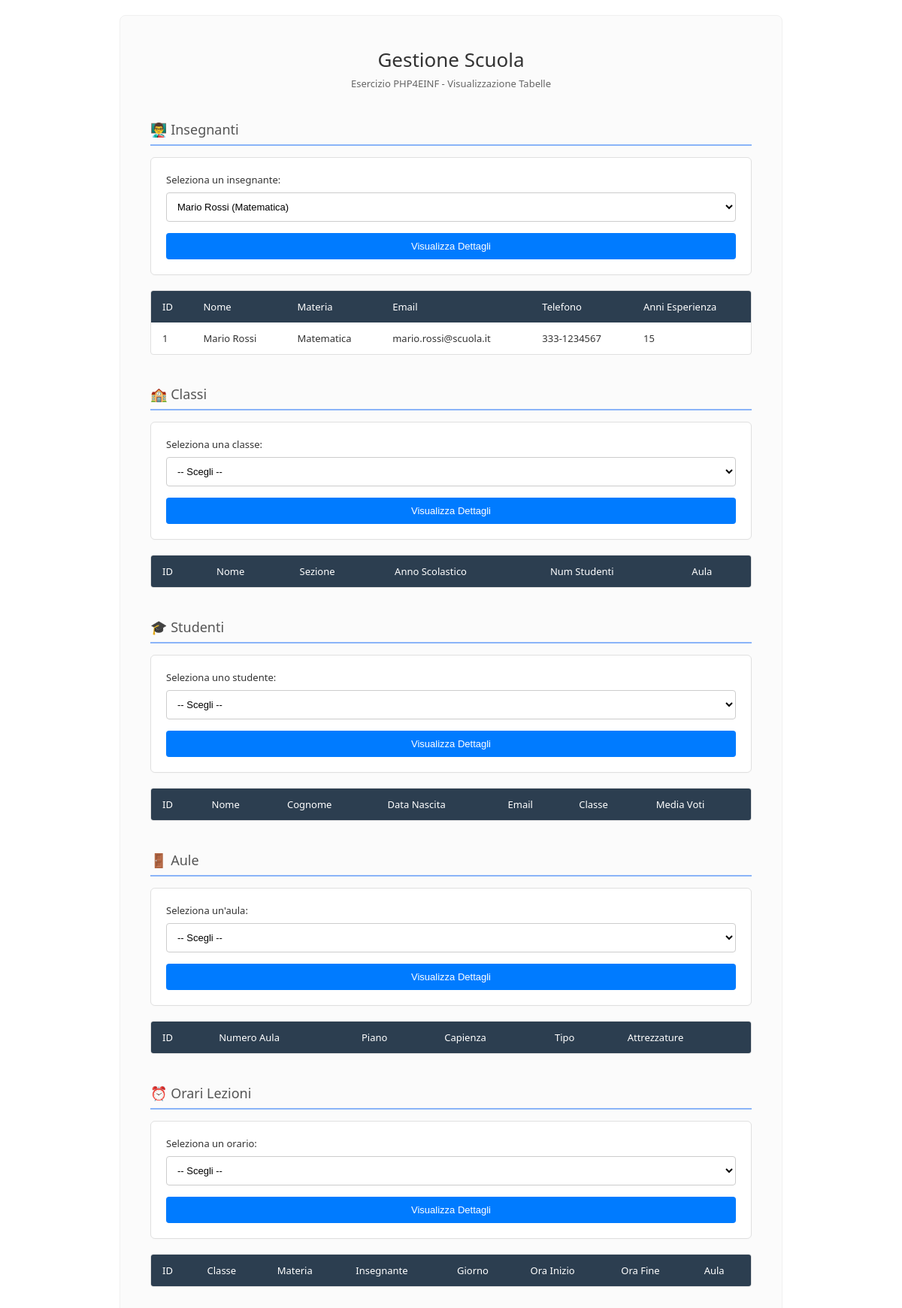
/Es04_Scuola/index.php?insegnante=1, run on the app's committed database.
### tables this page shows
CREATE TABLE `insegnanti` (
    `id` INT AUTO_INCREMENT PRIMARY KEY,
    `nome` VARCHAR(100) NOT NULL,
    `materia` VARCHAR(100) NOT NULL,
    `email` VARCHAR(100),
    `telefono` VARCHAR(20),
    `anni_esperienza` INT
);

### Es04_Scuola/index.php (the view, shortened to what this page needs)
<?php
$con = mysqli_connect("localhost", "root", "", "4e_scuola");
?>
<!DOCTYPE html>
<html lang="it">
<head>
    <link rel="stylesheet" href="style.css">
</head>
<body>
<div class="container">
    <div class="header">
        <h1>Gestione Scuola</h1>
        <p>Esercizio PHP4EINF - Visualizzazione Tabelle</p>
    </div>
    <div class="section">
        <div class="section-title">👨‍🏫 Insegnanti</div>
        <div class="form-container">
            <form action="" method="GET">
                <label>Seleziona un insegnante:</label>
                <select name="insegnante">
                    <?php
                    $result = $con->query("SELECT id, nome, materia FROM insegnanti ORDER BY nome");
                    while ($row = $result->fetch_assoc()) {
                        $sel = "";
                        if (isset($_GET['insegnante']) && $_GET['insegnante'] == $row['id']) {
                            $sel = "selected";
                        }
                        echo "<option value='" . $row['id'] . "' " . $sel . ">" . $row['nome'] . " (" . $row['materia'] . ")</option>";
                    }
                    ?>
                </select>
                <button type="submit">Visualizza Dettagli</button>
            </form>
        </div>
        <div class="table-container">
            <table>
                <thead>
                    <tr>
                        <th>ID</th><th>Nome</th><th>Materia</th>
                        <th>Email</th><th>Telefono</th><th>Anni Esperienza</th>
                    </tr>
                </thead>
                <tbody>
                    <?php
                    if (isset($_GET['insegnante']) && $_GET['insegnante'] != "") {
                        $id = intval($_GET['insegnante']);
                        $result = $con->query("SELECT * FROM insegnanti WHERE id = $id");
                        while ($row = $result->fetch_assoc()) {
                            echo "<tr>";
                            echo "<td>" . $row['id'] . "</td>";
                            echo "<td>" . $row['nome'] . "</td>";
                            echo "<td>" . $row['materia'] . "</td>";
                            echo "<td>" . $row['email'] . "</td>";
                            echo "<td>" . $row['telefono'] . "</td>";
                            echo "<td>" . $row['anni_esperienza'] . "</td>";
                            echo "</tr>";
                        }
                    }
                    ?>
                </tbody>
            </table>
        </div>
    </div>
    <div class="section">
        <div class="section-title">🏫 Classi</div>
        <div class="form-container">
            <form action="" method="GET">
                <label>Seleziona una classe:</label>
                <select name="classe">
                    <option value="">-- Scegli --</option>
                </select>
                <button type="submit">Visualizza Dettagli</button>
            </form>
        </div>
        <div class="table-container">
            <table>
                <thead>
                    <tr>
                        <th>ID</th><th>Nome</th><th>Sezione</th>
                        <th>Anno Scolastico</th><th>Num Studenti</th><th>Aula</th>
                    </tr>
                </thead>
            </table>
        </div>
    </div>
    <div class="section">
        <div class="section-title">🎓 Studenti</div>
        <div class="form-container">
            <form action="" method="GET">
                <label>Seleziona uno studente:</label>
                <select name="studente">
                    <option value="">-- Scegli --</option>
                </select>
                <button type="submit">Visualizza Dettagli</button>
            </form>
        </div>
        <div class="table-container">
            <table>
                <thead>
                    <tr>
                        <th>ID</th><th>Nome</th><th>Cognome</th><th>Data Nascita</th>
                        <th>Email</th><th>Classe</th><th>Media Voti</th>
                    </tr>
                </thead>
            </table>
        </div>
    </div>
    <div class="section">
        <div class="section-title">🚪 Aule</div>
        <div class="form-container">
            <form action="" method="GET">
                <label>Seleziona un'aula:</label>
                <select name="aula">
                    <option value="">-- Scegli --</option>
                </select>
                <button type="submit">Visualizza Dettagli</button>
            </form>
        </div>
        <div class="table-container">
            <table>
                <thead>
                    <tr>
                        <th>ID</th><th>Numero Aula</th><th>Piano</th>
                        <th>Capienza</th><th>Tipo</th><th>Attrezzature</th>
                    </tr>
                </thead>
            </table>
        </div>
    </div>
    <div class="section">
        <div class="section-title">⏰ Orari Lezioni</div>
        <div class="form-container">
            <form action="" method="GET">
                <label>Seleziona un orario:</label>
                <select name="orario">
                    <option value="">-- Scegli --</option>
                </select>
                <button type="submit">Visualizza Dettagli</button>
            </form>
        </div>
        <div class="table-container">
            <table>
                <thead>
                    <tr>
                        <th>ID</th><th>Classe</th><th>Materia</th><th>Insegnante</th>
                        <th>Giorno</th><th>Ora Inizio</th><th>Ora Fine</th><th>Aula</th>
                    </tr>
                </thead>
            </table>
        </div>
    </div>
</div>
</body>
</html>

### Es04_Scuola/style.css (style rules this page uses)
body { font-family: 'Segoe UI', Tahoma, Geneva, Verdana, sans-serif; background-color: #ffffff; color: #333; margin: 0; padding: 20px; }
.container { max-width: 800px; margin: 0 auto; background-color: #fbfbfb; padding: 40px; border-radius: 8px; border: 1px solid #f0f0f0; }
.header { text-align: center; margin-bottom: 40px; }
.header h1 { font-size: 26px; color: #333; margin: 0 0 5px 0; font-weight: 500; }
.header p { font-size: 13px; color: #666; margin: 0; }
.section { margin-bottom: 40px; }
.section-title { font-size: 18px; color: #555; margin-bottom: 15px; padding-bottom: 8px; border-bottom: 2px solid #8ab4f8; display: flex; align-items: center; gap: 10px; font-weight: normal; }
.form-container { background-color: #ffffff; border: 1px solid #e0e0e0; border-radius: 6px; padding: 20px; margin-bottom: 20px; box-shadow: 0 1px 3px rgba(0,0,0,0.02); }
label { display: block; font-size: 13px; margin-bottom: 8px; color: #333; }
select { width: 100%; padding: 10px; border: 1px solid #ccc; border-radius: 4px; font-size: 13px; margin-bottom: 15px; box-sizing: border-box; background-color: #fff; outline: none; }
button { width: 100%; background-color: #007bff; color: #fff; border: none; padding: 10px; border-radius: 4px; font-size: 13px; cursor: pointer; transition: background-color 0.2s; }
.table-container { background-color: #fff; border: 1px solid #e0e0e0; border-radius: 4px; overflow: hidden; }
table { width: 100%; border-collapse: collapse; font-size: 13px; }
th { background-color: #2c3e50; color: #fff; text-align: left; padding: 12px 15px; font-weight: normal; }
td { padding: 12px 15px; border-bottom: 1px solid #eee; }
tr:last-child td { border-bottom: none; }

### data on the page
insegnanti: id "1", nome "Mario Rossi", materia "Matematica", email "mario.rossi@scuola.it", telefono "333-1234567", anni_esperienza "15"

### other printed values
form field insegnante "Mario Rossi (Matematica)"
